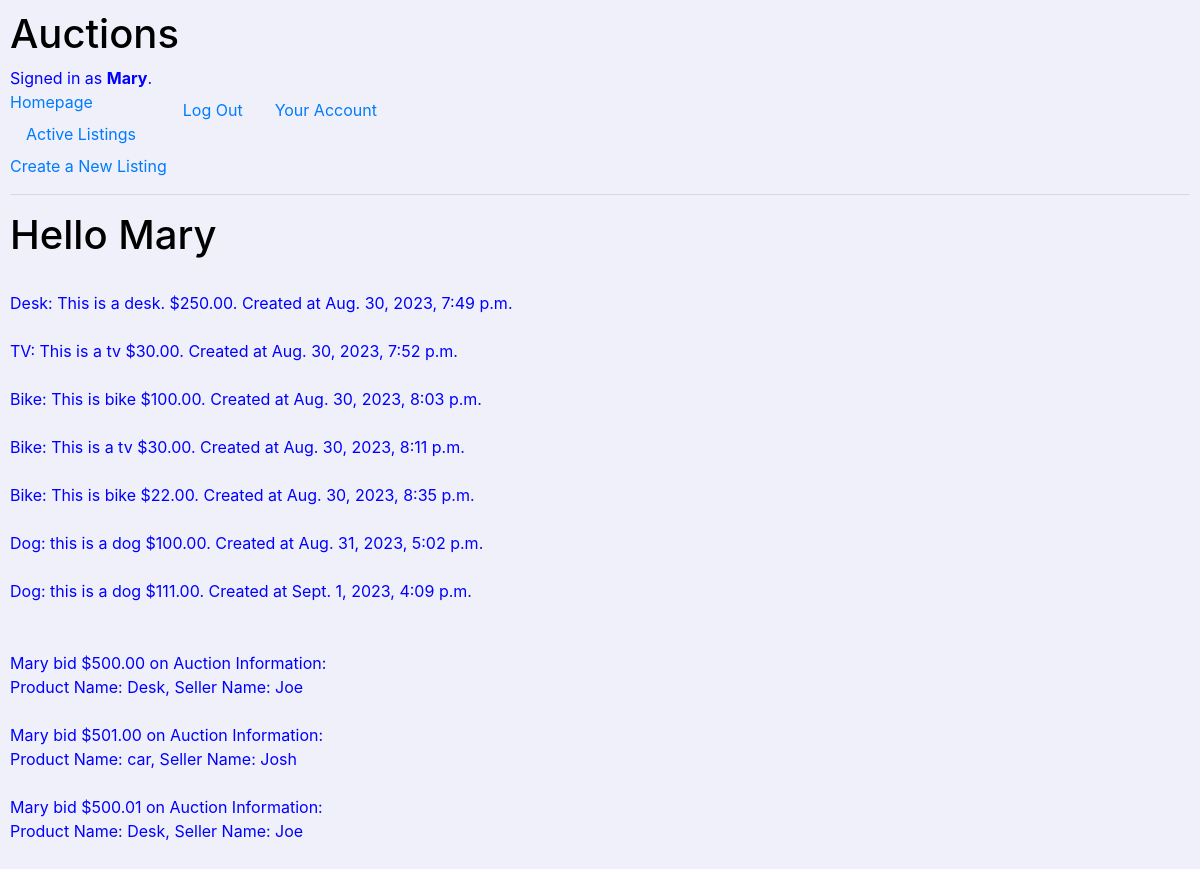
The page /useraccount/ (signed in) on the database as committed earlier.
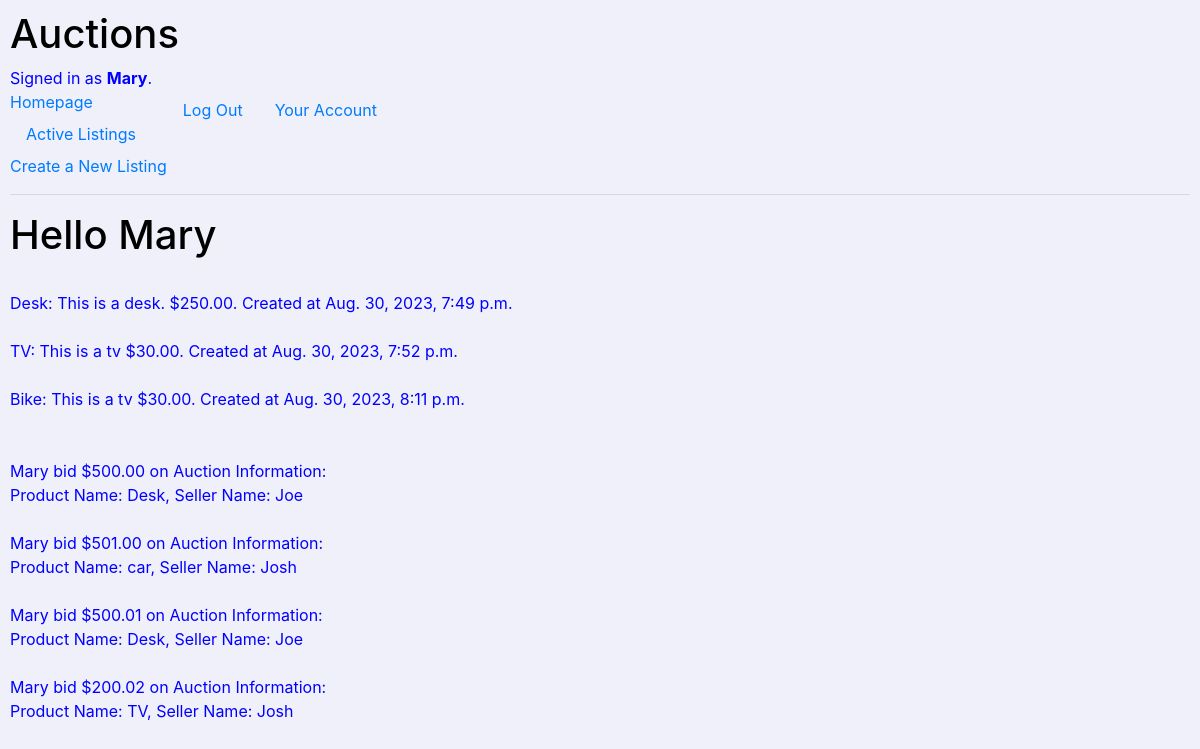
The same page on the database as committed later.
### auctions/models.py (models this page shows)
class AuctionListing(models.Model):
    product_name = models.CharField(max_length=50, blank=False)
    price = models.DecimalField(max_digits=6, decimal_places=2)
    created_at = models.DateTimeField(auto_now_add=True)
    product_image = models.ImageField(
        null=True, blank=True, upload_to="images/")
    brief_description = models.CharField(
        max_length=200, blank=True, default=0.0)
    seller_name = models.ForeignKey(
        User, on_delete=models.CASCADE, related_name="sellername", blank=True, null=True)
    def __str__(self):
        return f"Product Name: {self.product_name}, Seller Name: {self.seller_name} "

class Bid(models.Model):
    auction = models.ForeignKey(
        AuctionListing, on_delete=models.CASCADE, null=True)
    bid_price = models.DecimalField(max_digits=6, decimal_places=2)
    bidder_name = models.ForeignKey(
        User, on_delete=models.CASCADE, related_name="bidder")
    bid_time = models.DateTimeField(auto_now_add=True)
    def __str__(self):
        return f"{self.bidder_name} bid ${self.bid_price}"

class User(AbstractUser):
    pass

### auctions/views.py (the view)
# urls.py: path("useraccount/", views.user_account, name="useraccount"),
@login_required(login_url="login")
def user_account(request):
    auction_sellings = AuctionListing.objects.filter(
        seller_name=request.user.id).all()
    all_bids = Bid.objects.filter(
        bidder_name=request.user.id).all()
    return render(request, 'auctions/useraccount.html', {
        "auction_sellings": auction_sellings,
        "all_bids": all_bids,
    })

### auctions/templates/auctions/useraccount.html
{% extends 'auctions/layout.html' %}
{% block body %}
    <div>
        <h1>Hello {{ user.username }}</h1>
        {% for auction_selling in auction_sellings %}<br>
        {{ auction_selling.product_name }}: {{ auction_selling.brief_description }}
        ${{auction_selling.price}}. Created at {{auction_selling.created_at}}<br></a>
        {% endfor %}
        <br><br>
        {% for all_bid in all_bids %}
        {{ all_bid }} on Auction Information: <br>{{ all_bid.auction }}<br><br>
        {% endfor %}
    </div>
{% endblock %}

Rows that differ between the two databases and show on the page:
removed AuctionListing: product_name "Bike", brief_description "This is bike", price "100.00", created_at "Aug. 30, 2023, 8:03 p.m."
removed AuctionListing: product_name "Bike", brief_description "This is bike", price "22.00", created_at "Aug. 30, 2023, 8:35 p.m."
removed AuctionListing: product_name "Dog", brief_description "this is a dog", price "100.00", created_at "Aug. 31, 2023, 5:02 p.m."
removed AuctionListing: product_name "Dog", brief_description "this is a dog", price "111.00", created_at "Sept. 1, 2023, 4:09 p.m."
added Bid: bidder_name+bid_price "Mary bid $200.02", auction "Product Name: TV, Seller Name: Josh"
